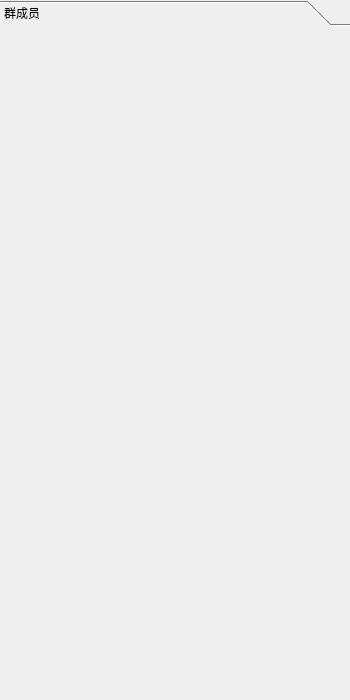
<?xml version="1.0" encoding="UTF-8"?>
<ui version="4.0">
 <class>DialogList</class>
 <widget class="QWidget" name="DialogList">
  <property name="geometry">
   <rect>
    <x>0</x>
    <y>0</y>
    <width>350</width>
    <height>700</height>
   </rect>
  </property>
  <property name="windowTitle">
   <string>Form</string>
  </property>
  <layout class="QVBoxLayout" name="verticalLayout">
   <property name="leftMargin">
    <number>0</number>
   </property>
   <property name="topMargin">
    <number>0</number>
   </property>
   <property name="rightMargin">
    <number>0</number>
   </property>
   <property name="bottomMargin">
    <number>0</number>
   </property>
   <item>
    <widget class="QToolBox" name="toolBox">
     <property name="currentIndex">
      <number>0</number>
     </property>
     <widget class="QWidget" name="page">
      <property name="geometry">
       <rect>
        <x>0</x>
        <y>0</y>
        <width>350</width>
        <height>671</height>
       </rect>
      </property>
      <attribute name="label">
       <string>群成员</string>
      </attribute>
      <layout class="QVBoxLayout" name="vLayout"/>
     </widget>
    </widget>
   </item>
  </layout>
 </widget>
 <resources/>
 <connections/>
</ui>
